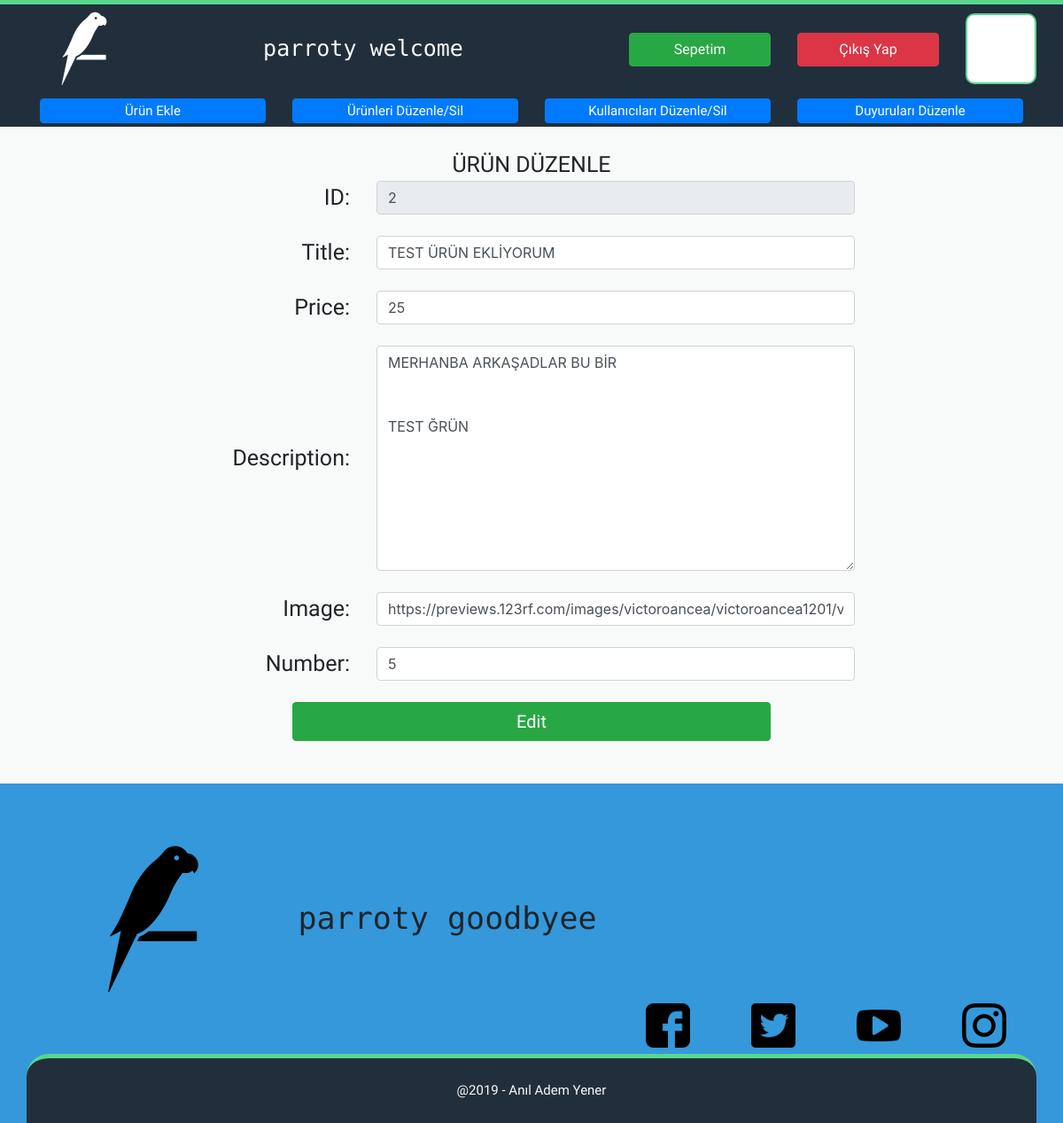
Page /manage-posts?option=edit&id=2 (signed in) on the earlier database version.
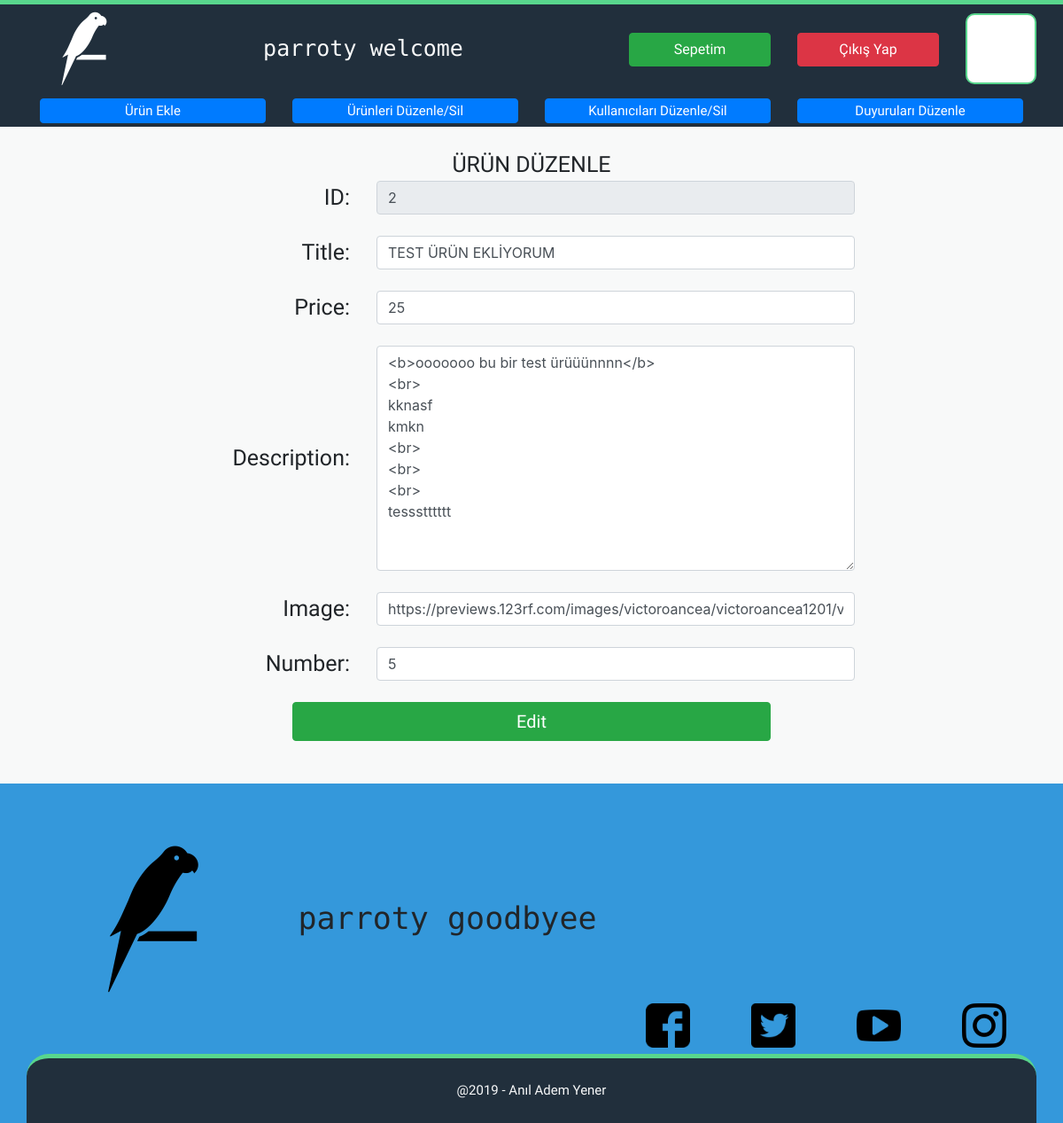
Same page on the later database version.
### tables this page shows
CREATE TABLE `site_values` (
  `header_logo` varchar(255) NOT NULL,
  `header_text` varchar(255) NOT NULL,
  `header_motto` varchar(255) NOT NULL,
  `footer_logo` varchar(255) NOT NULL,
  `footer_text` varchar(255) NOT NULL,
  `footer_motto` varchar(255) NOT NULL,
  `tab_logo` varchar(255) NOT NULL,
  `tab_text` varchar(255) NOT NULL
);

CREATE TABLE `users` (
  `username` varchar(255) NOT NULL,
  `password` varchar(255) NOT NULL,
  `avatar` varchar(255) NOT NULL,
  `added_time` varchar(255) NOT NULL,
  `permission` varchar(255) NOT NULL
);

CREATE TABLE `products` (
  `product_id` int(11) NOT NULL,
  `product_title` varchar(255) NOT NULL,
  `product_price` int(11) NOT NULL,
  `product_description` text NOT NULL,
  `product_image` varchar(255) NOT NULL,
  `product_number` int(11) NOT NULL,
  `product_added_time` varchar(255) NOT NULL,
  `product_added_by` varchar(255) NOT NULL
);

### src/php/functions.php (called while the page is built, shortened)
<?php
function getSocialLinks($site){
	include("src/php/db.php");
	$result = $cnn->query("SELECT * FROM links WHERE site = '$site'");
	if ($result->num_rows > 0){
		while ($row = $result->fetch_assoc()){
			return $row["link"];
		}
	} else {
		return false;
	}
}
function getSiteValues($option){
	include("src/php/db.php");
	$result = $cnn->query("SELECT * FROM site_values");
	if ($result->num_rows > 0){
		while ($row = $result->fetch_assoc()){
			return $row[$option];
		}
	} else {
		return false;
	}
}
?>

### manage-posts.php (the view, shortened to what this page needs)
<?php
if (isset($_SESSION["user"])){
  include("src/php/header-user.php");
} else {
  header("Location: index.php");
}
include("src/php/db.php");
$errorText = NULL;
?>
<?php
if ($_GET["option"] == "add"){
  echo '
    <form method="POST">
      <div class="container-fluid my-content">
        <div class="container">
					<br>
					<div class="row">
						<div class="col-sm-12 text-center font-second" style="font-size: 25px;">ÜRÜN EKLE</div>
					</div>
          <!--<div class="row">
            <div class="col-sm-4 text-right font-second align-self-center" style="font-size: 25px;">ID: </div>
            <div class="col-sm-6"><input type="input" disabled name="id" class="form-control"></div>
          </div>-->
          <br>
          <div class="row">
            <div class="col-sm-4 text-right font-second align-self-center" style="font-size: 25px;">Title: </div>
            <div class="col-sm-6"><input type="input" name="title" class="form-control"></div>
          </div>
          <br>
          <div class="row">
            <div class="col-sm-4 text-right font-second align-self-center" style="font-size: 25px;">Price: </div>
            <div class="col-sm-6"><input type="input" name="price" class="form-control"></div>
          </div>
          <br>
          <div class="row">
            <div class="col-sm-4 text-right font-second align-self-center" style="font-size: 25px;">Description: </div>
						<div class="col-sm-6"><textarea name="description" class="form-control" rows="10"></textarea></div>
          </div>
          <br>
          <div class="row">
            <div class="col-sm-4 text-right font-second align-self-center" style="font-size: 25px;">Image: </div>
            <div class="col-sm-6"><input type="input" name="image" class="form-control"></div>
          </div>
          <br>
          <div class="row">
            <div class="col-sm-4 text-right font-second align-self-center" style="font-size: 25px;">Number: </div>
            <div class="col-sm-6"><input type="input" name="number" class="form-control"></div>
          </div>
          <br>
          <div class="row justify-content-center">
            <div class="col-sm-6 text-right font-second align-self-center"><input type="submit" style="font-size: 20px;" class="btn btn-success w-100 h-100" name="add" value="Add"></div>
          </div>
          <br>
          <div class="row">
            <div class="col-sm-12 text-center font-second" style="font-size: 25px; color: darkred;">'.$errorText.'</div>
          </div>
          <br>
        </div>
      </div>
    </form>
  ';
} else if ($_GET["option"] == "edit"){
  if (isset($_GET["id"])){
    $result = $cnn->query("SELECT * FROM products WHERE product_id = ".$_GET["id"]);
    if ($result->num_rows > 0){
      while ($row = $result->fetch_assoc()){
        echo '
          <form method="POST">
            <div class="container-fluid my-content">
              <div class="container">
                <br>
								<div class="row">
									<div class="col-sm-12 text-center font-second" style="font-size: 25px;">ÜRÜN DÜZENLE</div>
								</div>
								<div class="row">
                  <div class="col-sm-4 text-right font-second align-self-center" style="font-size: 25px;">ID: </div>
                  <div class="col-sm-6"><input type="input" disabled name="id" class="form-control" value="'.$row["product_id"].'"></div>
                </div>
                <br>
                <div class="row">
                  <div class="col-sm-4 text-right font-second align-self-center" style="font-size: 25px;">Title: </div>
                  <div class="col-sm-6"><input type="input" name="title" class="form-control" value="'.$row["product_title"].'"></div>
                </div>
                <br>
                <div class="row">
                  <div class="col-sm-4 text-right font-second align-self-center" style="font-size: 25px;">Price: </div>
                  <div class="col-sm-6"><input type="input" name="price" class="form-control" value="'.$row["product_price"].'"></div>
                </div>
                <br>
                <div class="row">
                  <div class="col-sm-4 text-right font-second align-self-center" style="font-size: 25px;">Description: </div>
                  <div class="col-sm-6"><textarea name="description" class="form-control" rows="10">'.$row["product_description"].'</textarea></div>
                </div>
                <br>
                <div class="row">
                  <div class="col-sm-4 text-right font-second align-self-center" style="font-size: 25px;">Image: </div>
                  <div class="col-sm-6"><input type="input" name="image" class="form-control" value="'.$row["product_image"].'"></div>
                </div>
                <br>
                <div class="row">
                  <div class="col-sm-4 text-right font-second align-self-center" style="font-size: 25px;">Number: </div>
                  <div class="col-sm-6"><input type="input" name="number" class="form-control" value="'.$row["product_number"].'"></div>
                </div>
                <br>
                <div class="row justify-content-center">
                  <div class="col-sm-6 text-right font-second align-self-center"><input type="submit" style="font-size: 20px;" class="btn btn-success w-100 h-100" name="edit" value="Edit"></div>
                </div>
                <br>
                  <div class="col-sm-12 text-center font-second" style="font-size: 25px; color: darkred;">'.$errorText.'</div>
                <br>
              </div>
            </div>
          </form>
        ';
      }
    } else {
      echo "Böyle bir ürün mevcut değil.";
    }
  }
} else if ($_GET["option"] == "remove"){
  if (isset($_GET["id"])){
    $cnn->query("DELETE FROM products WHERE product_id = ".$_GET["id"]);
    $cnn->query("DELETE FROM shopping_cart WHERE product_id = ".$_GET["id"]);
    header("Location: index");
  } else {
    header("Location: index");
  }
} else {
  header("Location: index");
}
?>
<?php include("src/php/footer.php"); ?>

### src/php/base-top.php (shortened to what this page needs)
<?php include("src/php/functions.php"); ?>
<!DOCTYPE html>
<html>
<head>
	<link rel="stylesheet" href="https://stackpath.bootstrapcdn.com/bootstrap/4.3.1/css/bootstrap.min.css">
	<link rel="stylesheet" type="text/css" href="src/css/style.css">
	<link rel="stylesheet" type="text/css" href="src/css/style-2.css">
</head>
<body>

### src/php/header-user.php (shortened to what this page needs)
<?php include("src/php/base-top.php"); ?>
<?php
include("src/php/db.php");
if (isset($_SESSION["user"])){
	$result = $cnn->query("SELECT * FROM users WHERE username='".$_SESSION["user"]."'");
}
$isAdmin = 0;
$userAvatar = null;
if ($result->num_rows > 0){
	while ($row = $result->fetch_assoc()){
		if ($row["username"] == $_SESSION["user"]){
			$userAvatar = $row["avatar"];
		}
		if ($row["permission"] == "admin"){
			$isAdmin = 1;
		}
	}
}
?>
<form method="post" action="">
<div class="container-fluid my-header">
	<div class="container">
		<div class="row text-center">
			<div class="col-lg-1"><img onclick="window.location.href='index'" height="100" src="<?php echo getSiteValues('header_logo'); ?>"></div>
			<div class="col-lg-6 align-self-center"><?php echo getSiteValues("header_text"); ?> <?php echo getSiteValues("header_motto"); ?></div>
			<div class="col-lg-2 align-self-center"><input type="submit" name="shopping_cart" class="btn btn-success w-100 h-100 font-second" value="Sepetim"></div>
			<div class="col-lg-2 align-self-center"><input type="submit" name="logout" class="btn btn-danger w-100 h-100 font-second" value="Çıkış Yap"></div>
			<div class="col-lg-1 align-self-center"><a href="profile?username=<?php echo $_SESSION["user"]; ?>"><div style="width: 80px; height: 80px; background-image: url(<?php echo $userAvatar; ?>); background-repeat: no-repeat; background-size: cover; background-position: center; border: 1px solid black; border: 2px solid #58D68D; border-radius: 10px; background-color: white;"></div></a></div>
		</div>
		<?php
		if ($isAdmin == 1){
			echo '<div class="row justify-content-center">
							<div class="col-lg-3"><input type="submit" name="add_product" class="btn btn-primary font-second w-100 h-75" style="font-size: 15px; line-height: 15px;" value="Ürün Ekle"></div>
							<div class="col-lg-3"><input type="submit" name="edit_product" class="btn btn-primary font-second w-100 h-75" style="font-size: 15px; line-height: 15px;" value="Ürünleri Düzenle/Sil"></div>
              <div class="col-lg-3"><input type="submit" name="manage_users" class="btn btn-primary font-second w-100 h-75" style="font-size: 15px; line-height: 15px;" value="Kullanıcıları Düzenle/Sil"></div>
              <div class="col-lg-3"><input type="submit" name="manage_announcements" class="btn btn-primary font-second w-100 h-75" style="font-size: 15px; line-height: 15px;" value="Duyuruları Düzenle"></div>
						</div>';
		}
		?>
	</div>
</div>
</form>

### src/php/footer.php (shortened to what this page needs)
<div class="container-fluid my-footer">
	<div class="container">
		<div class="row">
			<div class="col-lg-3 text-center"><br><img height="200" src="<?php echo getSiteValues("footer_logo"); ?>"><br><br></div>
			<div class="col-lg-4 align-self-center text-center"><?php echo getSiteValues("footer_text"); ?> <?php echo getSiteValues("footer_motto"); ?></div>
			<div class="col-lg align-self-end">
				<div class="row">
				<div class="col-sm"><a href="<?php echo getSocialLinks('facebook'); ?>" target="_blank"><button class="w-100 btn"><img height="50" src="src/img/social_medias/facebook.png"></a></button></div>
					<div class="col-sm"><a href="<?php echo getSocialLinks('twitter'); ?>" target="_blank"><button class="w-100 btn"><img height="50" src="src/img/social_medias/twitter.png"></a></button></div>
					<div class="col-sm"><a href="<?php echo getSocialLinks('youtube'); ?>" target="_blank"><button class="w-100 btn"><img height="50" src="src/img/social_medias/youtube.png"></a></button></div>
					<div class="col-sm"><a href="<?php echo getSocialLinks('instagram'); ?>" target="_blank"><button class="w-100 btn"><img height="50" src="src/img/social_medias/instagram.png"></a></button></div>
				</div>
			</div>
		</div>
		<div class="row justify-content-center text-light font-second" style="background-color: #212F3C; border-top: 5px solid #58D68D; border-top-left-radius: 25px; border-top-right-radius: 25px; font-size: 15px; padding-top: 25px; padding-bottom: 25px;">
			@2019 - Anıl Adem Yener
		</div>
	</div>
</div>
<?php include("src/php/base-bottom.php"); ?>

### src/php/base-bottom.php (shortened to what this page needs)
</body>
</html>

### src/css/style.css (style rules this page uses)
body { background-color: #82E0AA; }
.font-second { font-family: 'M PLUS 1p', sans-serif; }
.my-header { background-color: #ABEBC6; font-size: 25px; font-family: 'Major Mono Display', monospace; }
.my-content { background-color: white; }
.my-footer { background-color: #82E0AA; font-family: 'Major Mono Display', monospace; font-size: 35px; }

### src/css/style-2.css (style rules this page uses)
.my-content { background-color: #F8F9F9; }
.my-header { background-color: #212F3C; border-top: 5px solid #58D68D; color: #F8F9F9; }
.my-footer { background-color: #3498DB; }
body { background-color: #212F3C; }

Differences in the rows shown:
changed products "TEST ÜRÜN EKLİYORUM": description "MERHANBA ARKAŞADLAR BU BİR TEST ĞRÜN" → "<b>ooooooo bu bir test ürüüünnnn</b> <br> kknasf kmkn <br> <br> <br> tessstttttt"
